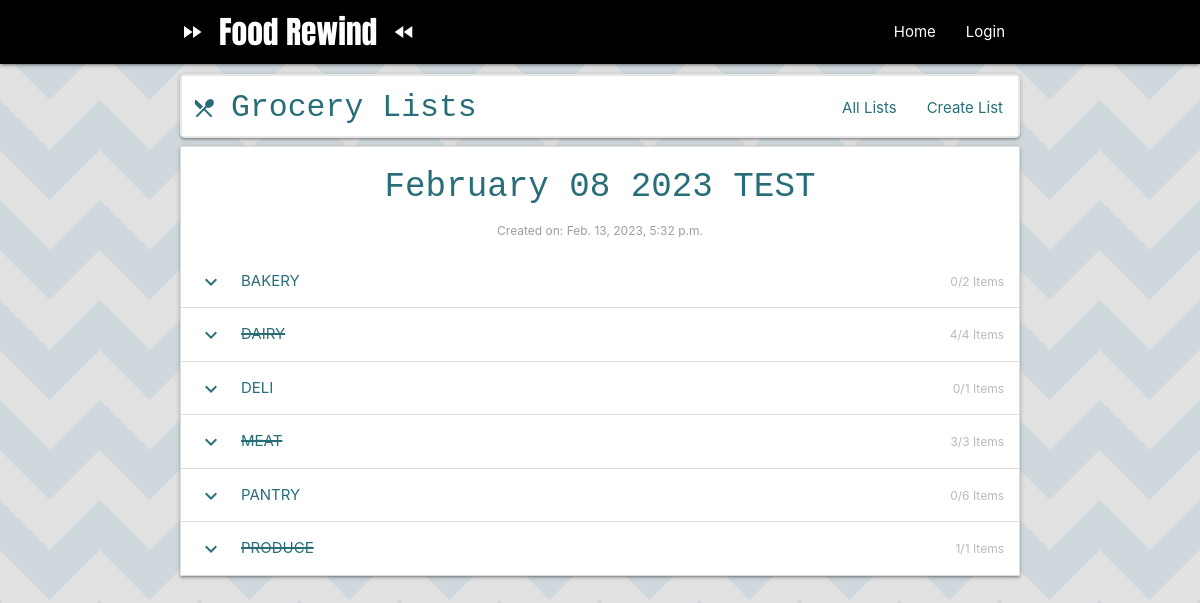
/groceries/7, run on the app's committed database.
### grocery_lists/models.py (models this page shows, shortened)
class GroceryList(models.Model):
    name = models.CharField(max_length=100, default=default_grocery_list_name(), unique=True)
    created_on = models.DateTimeField(auto_now=True)

class GroceryItem(models.Model):
    name = models.CharField(max_length=150, blank=False, null=False)
    grocery_list = models.ForeignKey('GroceryList', related_name='groceries', on_delete=models.CASCADE)
    category = models.CharField(max_length=200, choices=CATEGORY_CHOICES, default="UNCATEGORIZED")
    in_bag = models.BooleanField(default=False)
    is_favorite = models.BooleanField(default=False)

### grocery_lists/views.py (the view)
# urls.py: path('<int:pk>', views.DetailGroceryListView.as_view(), name="detail"),
class DetailGroceryListView(DetailView):
    model = GroceryList

### grocery_lists/templates/grocery_lists/grocerylist_detail.html (shortened to what this page needs)
{% extends "grocery_lists/base.html" %}
{% block content %}
{% regroup object.groceries.all|dictsort:"category" by category as category_list %}
<ul class="collapsible">
    <h4 class="center-align">{{object.name}}</h4>
    <p class="center-align"><label >Created on: {{object.created_on}}</label></p>
    {% for category in category_list %}
        <li>
            <div
            id='category-{{ forloop.counter0 }}'
            class="collapsible-header"
            onclick="handleAccordianClick('category-{{ forloop.counter0 }}')">
                <i class="material-icons left">expand_more</i>
                <span class="category-title" id="id-{{category.grouper}}-title">{{category.grouper}}</span>
                <label class="item-count right"><span class="item-count-span" id="id-{{category.grouper}}-item-count">0</span>/<span id="id-{{category.grouper}}-total-count">{{category.list|length}}</span> Items</label>
            </div>
        </li>
    {% endfor %}
</ul>
{% endblock %}

### grocery_lists/templates/grocery_lists/base.html (shortened to what this page needs)
{% load static %}
<head>
<link rel="stylesheet" href="https://cdnjs.cloudflare.com/ajax/libs/materialize/1.0.0/css/materialize.min.css">
</head>
{% include 'components/nav_bar.html' %}
<div class="container" style="padding-top:10px">
{% include 'grocery_lists/components/grocery_nav.html' %}
{% block content %}
{% endblock %}
</div>

### base_templates/components/nav_bar.html (shortened to what this page needs)
<nav class="black">
  <div class="nav-wrapper container">
    <a href="{% url 'recipes:list' %}" class="brand-logo">
      <i class="material-icons left">fast_forward</i>
      Food Rewind
      <i class="material-icons right">fast_rewind</i>
    </a>
    <ul id="nav-mobile" class="right hide-on-med-and-down">
      <li><a href="{% url 'recipes:list' %}">Home</a></li>
      {% if user.is_authenticated %}
      <li><a href="{% url 'groceries:list' %}">Grocery Lists</a></li>
      <li><a href="{% url 'recipes:create' %}">Add Recipe</a></li>
      <li><a href="{% url 'logout' %}">Logout</a></li>
      {% else %}
      <li><a href="{% url 'login' %}">Login</a></li>
      {% endif %}
    </ul>
  </div>
</nav>

### grocery_lists/templates/grocery_lists/components/grocery_nav.html
<nav class="grocery-nav hide-on-small-only">
    <div class="nav-wrapper white">
      <a href="{% url 'groceries:list' %}" class="grocery-logo brand-logo">
        <span class="logo-container"><i class="material-icons left logo-icon">restaurant_menu</i>Grocery Lists</a></span>
      <ul id="nav-mobile" class="right hide-on-med-and-down">
        <li><a href="{% url 'groceries:list' %}">All Lists</a></li>
        <li><a href="{% url 'groceries:create' %}">Create List</a></li>
      </ul>
    </div>
  </nav>

### grocery_lists/templates/grocery_lists/base.html (style rules this page uses)
nav .nav-wrapper { position: unset; }
.brand-logo { font-family: "Anton", san-serif; }
.grocery-nav a { color: #286e78 !Important; }
.grocery-logo { padding-left: 10px !Important; font-family: monospace; }
.logo-icon { padding-right: -5px !Important; margin-right: 5px; border: 2px 0 2px 0 solid white; }
.grocery-nav { background-color: #f8f8f8; border-radius: 5px; border: 2px solid #e8e8e8 }

### data on the page
GroceryList: name "February 08 2023 TEST", created_on "Feb. 13, 2023, 5:32 p.m."
GroceryItem: grouper "BAKERY"
GroceryItem: grouper "DAIRY"
GroceryItem: grouper "DELI"
GroceryItem: grouper "MEAT"
GroceryItem: grouper "PANTRY"
GroceryItem: grouper "PRODUCE"

### other printed values
{{ category.list|length }} "2" "4" "1" "3" "6" "1"
